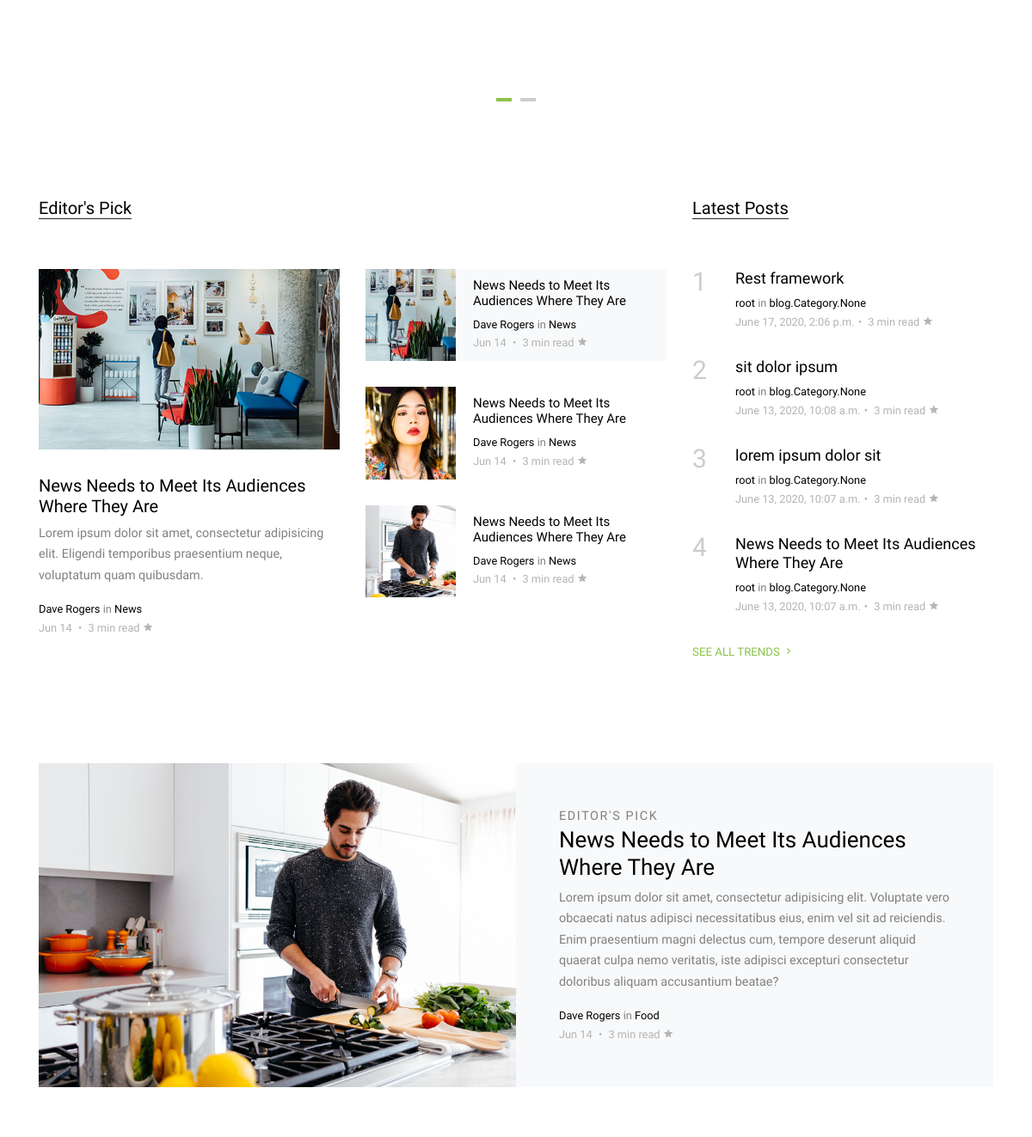
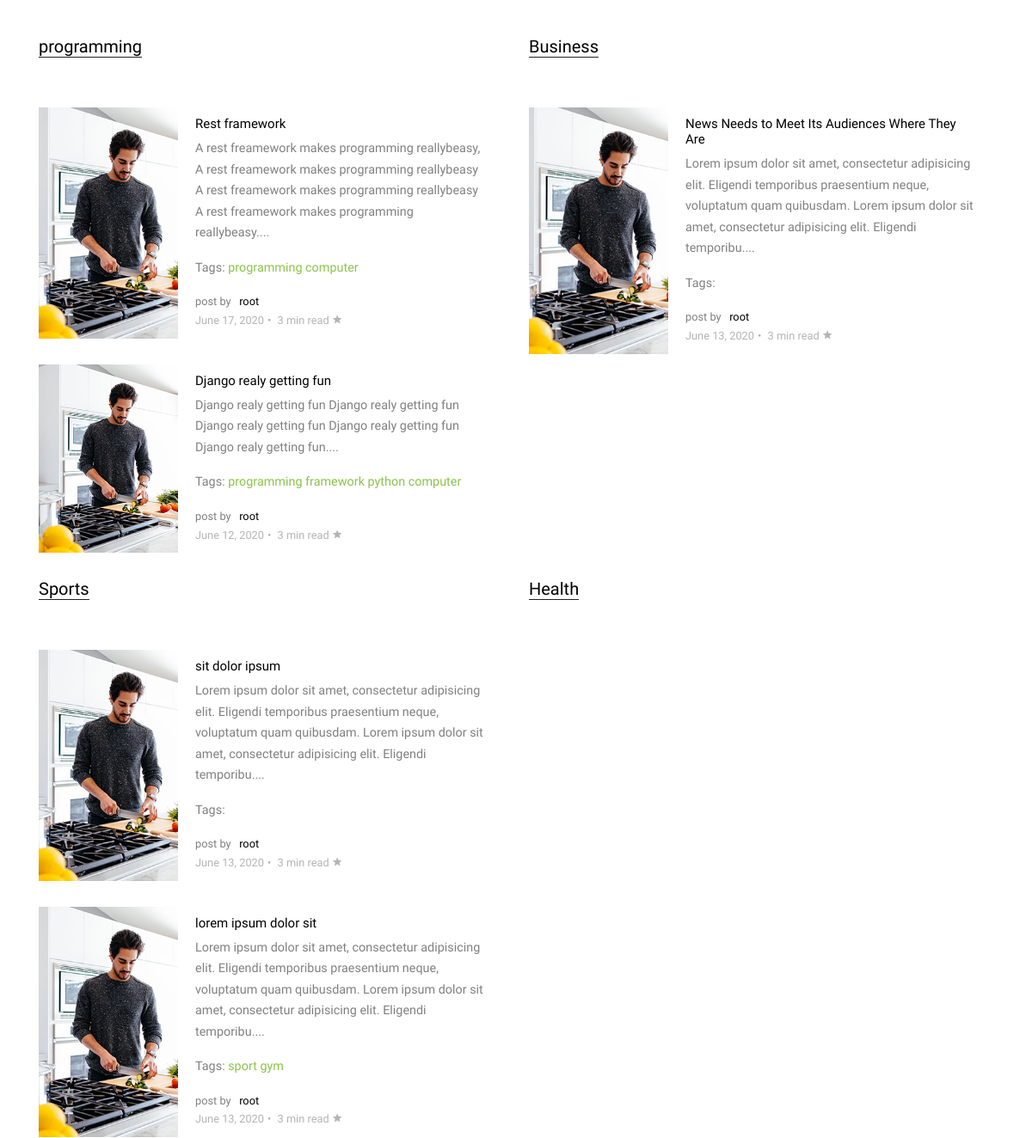
Before: / (middle part) with the older database file (2 pictures, top to bottom).
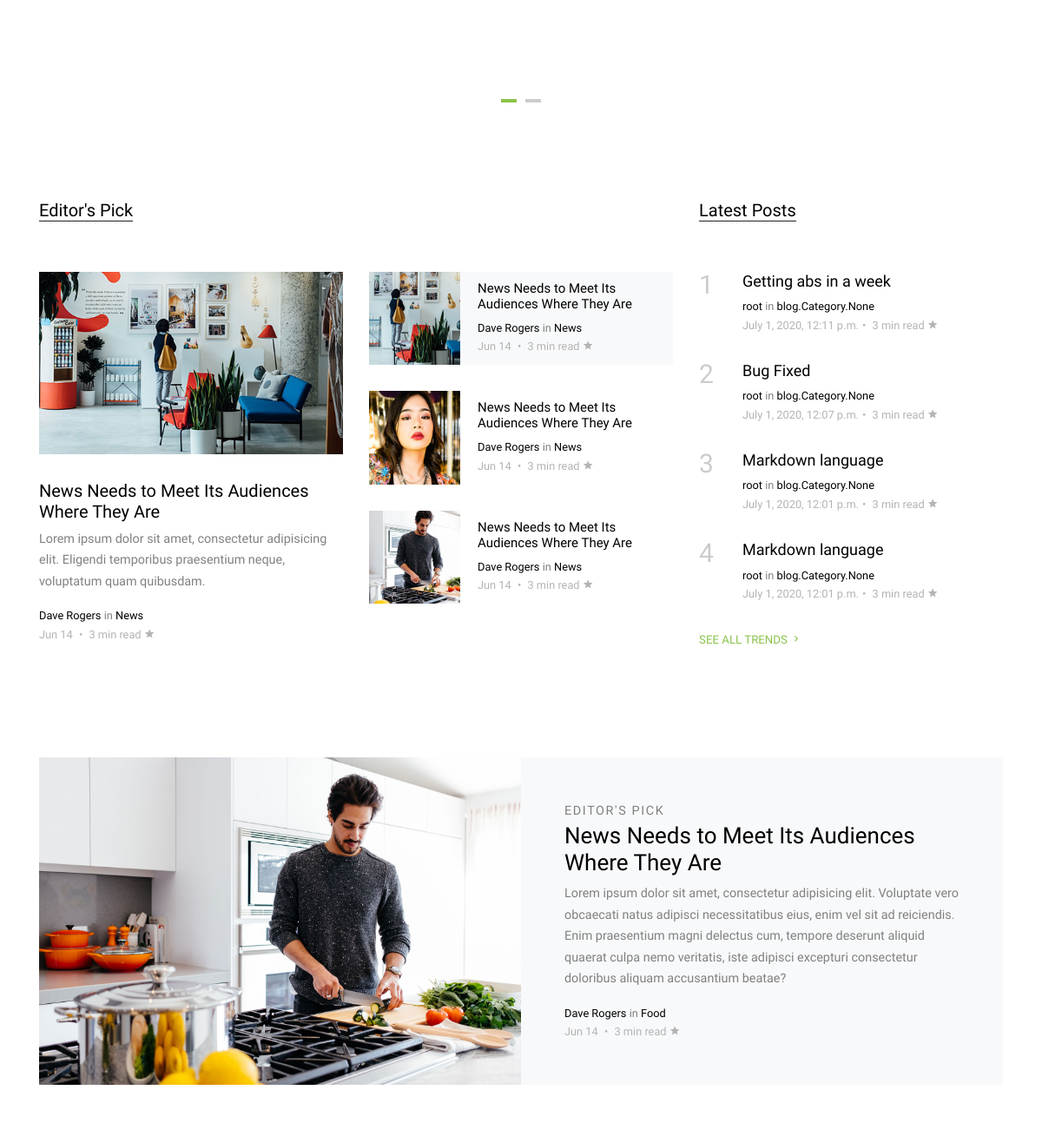
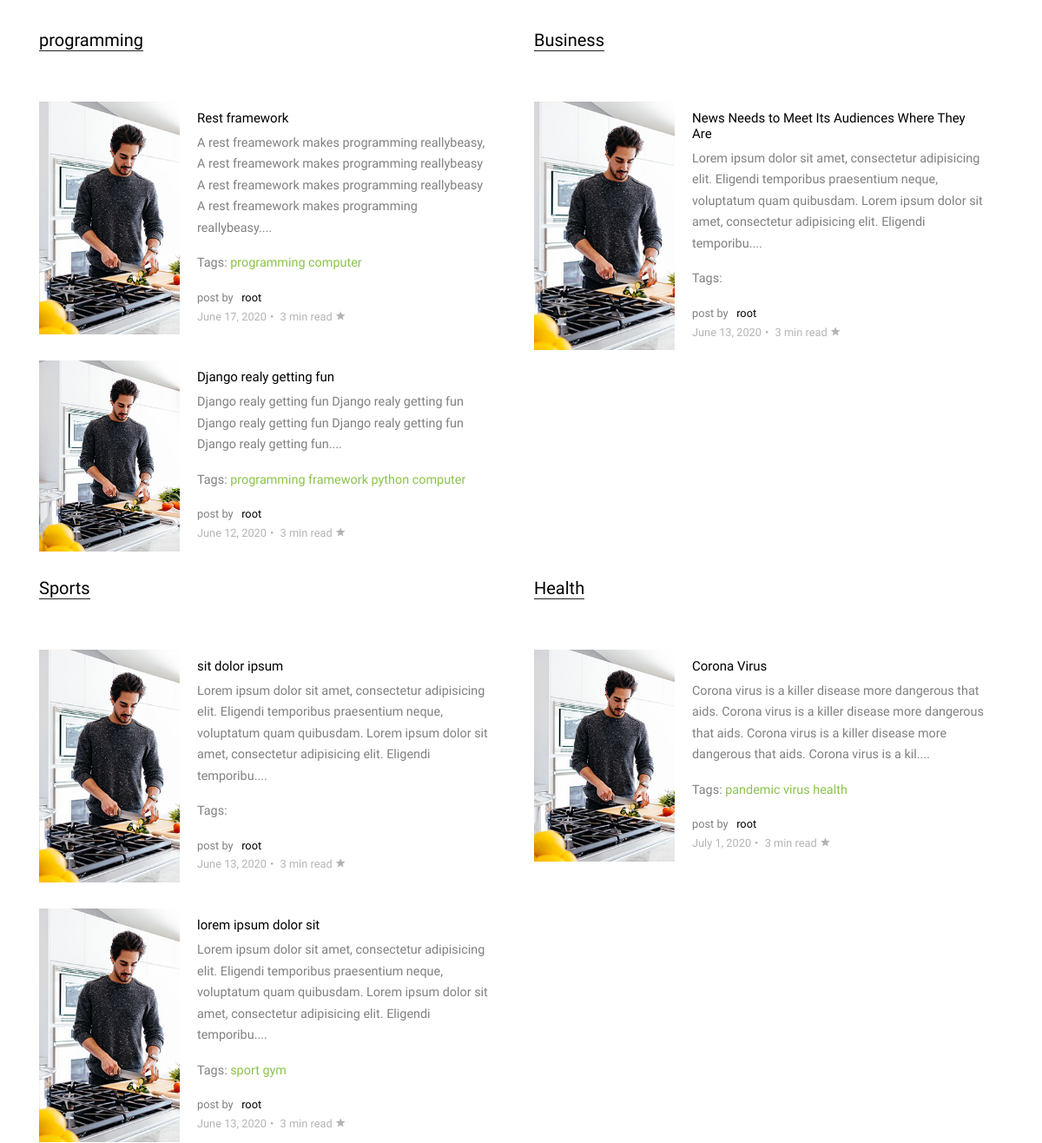
After: the same page with the newer database file (2 pictures, top to bottom).
### blog/models.py (models this page shows, shortened)
class Post(models.Model):
    STATUS_CHOICES = (
        ('draft','Draft'),
        ('published','Published'),
    )
    title = models.CharField(max_length=250)
    slug = models.SlugField(max_length = 250,unique_for_date='publish')
    author = models.ForeignKey(User,on_delete=models.CASCADE,related_name='blog_posts')
    body =  models.TextField()
    category = models.ManyToManyField('Category',related_name='posts')
    publish = models.DateTimeField(default=timezone.now)
    created_on = models.DateTimeField(auto_now_add=True)
    updated_on = models.DateTimeField(auto_now=True)
    status = models.CharField(max_length=10,choices=STATUS_CHOICES,default='draft')
    tags = TaggableManager()
    class Meta:
        ordering = ('-publish',)
    def get_absolute_url(self):
        return reverse('blog:post_detail',
        args = [self.publish.year,
                self.publish.month,
                self.publish.day,
                self.slug])

class Category(models.Model):
    name = models.CharField(max_length = 20)

### blog/views.py (the view)
# urls.py: path('',views.index,name="index"),
def index(request,tag_slug=None):
    posts = Post.objects.all()
    categories = Category.objects.all()
    tag = None
    if tag_slug:
        tag = get_object_or_404(Tag,slug = tag_slug)
        posts = posts.filter(tags__in=[tag])
    context = {
        "posts":posts,
        "categories":categories,
        "tag":tag
    }
    return render(request,'blog/index.html',context)

### blog/templatetags/blog_tags.py (called while the page is built)
@register.inclusion_tag('blog/latest_posts.html')
def latest_posts(count = 5):
    latest_posts = Post.objects.order_by('-publish')[:count]
    return {'latest_posts':latest_posts}

### blog/templates/blog/index.html (shortened to what this page needs)
{% extends "base.html" %}
{% load static %}
{% load blog_tags %}
{% block content %}
    <div class="site-section py-0">
      <div class="owl-carousel hero-slide owl-style">
        <div class="site-section">
        </div>
      </div>
    </div>
    <div class="site-section">
      <div class="container">
        <div class="row">
          <div class="col-lg-8">
            <div class="row">
              <div class="col-12">
                <div class="section-title">
                  <h2>Editor's Pick</h2>
                </div>
              </div>
            </div>
            <div class="row">
              <div class="col-md-6">
                <div class="post-entry-1">
                  <a href="post-single.html"><img src="{% static 'images/img_h_1.jpg' %}" alt="Image" class="img-fluid"></a>
                  <h2><a href="blog-single.html">News Needs to Meet Its Audiences Where They Are</a></h2>
                  <p>Lorem ipsum dolor sit amet, consectetur adipisicing elit. Eligendi temporibus praesentium neque, voluptatum quam quibusdam.</p>
                  <div class="post-meta">
                    <span class="d-block"><a href="#">Dave Rogers</a> in <a href="#">News</a></span>
                    <span class="date-read">Jun 14 <span class="mx-1">&bullet;</span> 3 min read <span class="icon-star2"></span></span>
                  </div>
                </div>
              </div>
              <div class="col-md-6">
                <div class="post-entry-2 d-flex bg-light">
                  <div class="thumbnail" style="background-image: url('{% static "images/img_v_1.jpg" %} ')"></div>
                  <div class="contents">
                    <h2><a href="blog-single.html">News Needs to Meet Its Audiences Where They Are</a></h2>
                    <div class="post-meta">
                      <span class="d-block"><a href="#">Dave Rogers</a> in <a href="#">News</a></span>
                      <span class="date-read">Jun 14 <span class="mx-1">&bullet;</span> 3 min read <span class="icon-star2"></span></span>
                    </div>
                  </div>
                </div>
                <div class="post-entry-2 d-flex">
                  <div class="thumbnail" style="background-image: url('{% static "images/img_v_2.jpg" %} ')"></div>
                  <div class="contents">
                    <h2><a href="blog-single.html">News Needs to Meet Its Audiences Where They Are</a></h2>
                    <div class="post-meta">
                      <span class="d-block"><a href="#">Dave Rogers</a> in <a href="#">News</a></span>
                      <span class="date-read">Jun 14 <span class="mx-1">&bullet;</span> 3 min read <span class="icon-star2"></span></span>
                    </div>
                  </div>
                </div>
                <div class="post-entry-2 d-flex">
                  <div class="thumbnail" style="background-image: url('{% static "images/img_v_3.jpg" %} ')"></div>
                  <div class="contents">
                    <h2><a href="blog-single.html">News Needs to Meet Its Audiences Where They Are</a></h2>
                    <div class="post-meta">
                      <span class="d-block"><a href="#">Dave Rogers</a> in <a href="#">News</a></span>
                      <span class="date-read">Jun 14 <span class="mx-1">&bullet;</span> 3 min read <span class="icon-star2"></span></span>
                    </div>
                  </div>
                </div>
              </div>
            </div>
          </div>
        <div class="col-lg-4">
          <div class="section-title">
          <h2>Latest Posts</h2>
        </div>
                {% latest_posts 4 %}
            <p>
              <a href="#" class="more">See All Trends <span class="icon-keyboard_arrow_right"></span></a>
            </p>
          </div>
        </div>
      </div>
    </div>
    <div class="py-0">
      <div class="container">
        <div class="half-post-entry d-block d-lg-flex bg-light">
          <div class="img-bg" style="background-image: url('{% static "images/big_img_1.jpg" %} ')"></div>
          <div class="contents">
            <span class="caption">Editor's Pick</span>
            <h2><a href="blog-single.html">News Needs to Meet Its Audiences Where They Are</a></h2>
            <p class="mb-3">Lorem ipsum dolor sit amet, consectetur adipisicing elit. Voluptate vero obcaecati natus adipisci necessitatibus eius, enim vel sit ad reiciendis. Enim praesentium magni delectus cum, tempore deserunt aliquid quaerat culpa nemo veritatis, iste adipisci excepturi consectetur doloribus aliquam accusantium beatae?</p>
            <div class="post-meta">
              <span class="d-block"><a href="#">Dave Rogers</a> in <a href="#">Food</a></span>
              <span class="date-read">Jun 14 <span class="mx-1">&bullet;</span> 3 min read <span class="icon-star2"></span></span>
            </div>
          </div>
        </div>
      </div>
    </div>
<div class="site-section">
      <div class="container">
        <div class="row">
        {% for category in categories %}
          <div class="col-lg-6">
            <div class="section-title">
              <h2>{{ category.name }}</h2>
            </div>
            {%for post in category.posts.all %}
            <div class="post-entry-2 d-flex">
              <div class="thumbnail" style="background-image: url('{% static "images/img_v_3.jpg" %} ')"></div>
              <div class="contents">
                <h2><a href="{{ post.get_absolute_url }}">{{ post.title }}</a></h2>
                <p class="mb-3">{{ post.body | slice:":200" }}....</p>
                <p>Tags: {% for tag in post.tags.all %} <a href="{% url 'blog:post_list_by_tag' tag.slug %}"> {{tag.name}} </a>{% endfor %}</p>
                <div class="post-meta">
                  <span class="d-block">post by &nbsp; <a href="#">{{ post.author }}</a></span>
                  <span class="date-read">{{ post.created_on.date}}<span class="mx-1">&bullet;</span> 3 min read <span class="icon-star2"></span></span>
                </div>
              </div>
            </div>
           {% endfor %}
          </div>
          {% endfor %}
        </div>
      </div>
    </div>
{% endblock content %}

### blog/templates/base.html (shortened to what this page needs)
{% load static %}
<!DOCTYPE html>
<html lang="en">
<head>
  <link rel="stylesheet" href="{% static "fonts/icomoon/style.css" %}">
  <link rel="stylesheet" href="{% static "css/bootstrap.min.css" %}">
  <link rel="stylesheet" href="{% static "css/jquery-ui.css" %}">
  <link rel="stylesheet" href="{% static "css/owl.carousel.min.css" %}">
  <link rel="stylesheet" href="{% static "css/owl.theme.default.min.css" %}">
  <link rel="stylesheet" href="{% static "css/owl.theme.default.min.css" %}">
  <link rel="stylesheet" href="{% static "css/jquery.fancybox.min.css" %}">
  <link rel="stylesheet" href="{% static "css/bootstrap-datepicker.css" %}">
  <link rel="stylesheet" href="{% static "fonts/flaticon/font/flaticon.css" %}">
  <link rel="stylesheet" href="{% static "css/aos.css" %}">
  <link href="{% static "css/jquery.mb.YTPlayer.min.css" %}" media="all" rel="stylesheet" type="text/css">
  <link rel="stylesheet" href="{% static "css/style.css" %} ">
</head>
<body data-spy="scroll" data-target=".site-navbar-target" data-offset="300">
  <div class="site-wrap">
{% block content %}
{% endblock content %}
  </div>
</body>
</html>

### blog/templates/blog/latest_posts.html
{% load blog_tags %}
{% for post in latest_posts %}
<div class="trend-entry d-flex">
    <div class="number align-self-start">{{forloop.counter }}</div>
        <div class="trend-contents">
        <h2><a href="{{ post.get_absolute_url }}">{{ post.title }}</a></h2>
        <div class="post-meta">
        <span class="d-block"><a href="#">{{ post.author }}</a> in <a href="#">{{ post.category }}</a></span>
        <span class="date-read">{{post.created_on}}<span class="mx-1">&bullet;</span> 3 min read <span class="icon-star2"></span></span>
        </div>
    </div>
</div>
{% endfor %}

### blog/static/css/style.css (style rules this page uses)
html { overflow-x: hidden; }
body { line-height: 1.7; color: gray; font-weight: 300; font-size: .9rem; }
a { -webkit-transition: .3s all ease; -o-transition: .3s all ease; transition: .3s all ease; }
h1, h2, h3, h4, h5, .h1, .h2, .h3, .h4, .h5 { font-family: "Cabin", -apple-system, BlinkMacSystemFont, "Segoe UI", Roboto, "Helvetica Neue", Arial, sans-serif, "Apple Color Emoji", "Segoe UI Emoji", "Segoe UI Symbol", "Noto Color Emoji"; }
.site-wrap:before { display: none; -webkit-transition: .3s all ease-in-out; -o-transition: .3s all ease-in-out; transition: .3s all ease-in-out; background: rgba(0, 0, 0, 0.6); content: ""; position: absolute; z-index: 2000; top: 0; left: 0; right: 0; bottom: 0; opacity: 0; visibility: hidden; }
.site-section { padding: 2.5em 0; }
@media (min-width: 768px) { .site-section { padding: 7em 0; } }
.owl-slide-3, .owl-slide, .owl-style { position: relative; }
.section-title { color: #000; margin-bottom: 50px; }
.section-title h2 { font-size: 20px; font-weight: 400; border-bottom: 1px solid #222; position: relative; display: inline-block; }
.section-title h2:before { position: absolute; content: ""; height: 1px; background: #777; }
.post-meta { font-size: .8rem; }
.post-meta a { color: #000; }
.date-read { color: #b4b4b4; }
.post-entry-1, .post-entry-2 { font-size: .9rem; margin-bottom: 30px; }
.post-entry-1 img, .post-entry-2 img { margin-bottom: 30px; }
.post-entry-1 h2, .post-entry-2 h2 { font-size: 20px; }
.post-entry-1 h2 a, .post-entry-2 h2 a { color: #000; }
.post-entry-2 { font-size: .9rem; }
.post-entry-2 .thumbnail { background-size: cover; background-position: center; width: 30%; }
.post-entry-2 .contents { width: 70%; padding: 10px 20px; }
.post-entry-2 .contents h2 { font-size: 15px; }
.trend-entry { margin-bottom: 30px; }
.trend-entry .number { -webkit-box-flex: 0; -ms-flex: 0 0 50px; flex: 0 0 50px; font-size: 30px; line-height: 1; color: #ccc; }
.trend-entry .trend-contents h2 { font-size: 18px; }
.trend-entry .trend-contents h2 a { color: #000; }
.caption { font-size: .9rem; text-transform: uppercase; letter-spacing: .1rem; }
.half-post-entry .caption { font-size: .9rem; text-transform: uppercase; letter-spacing: .1rem; }
.half-post-entry .img-bg, .half-post-entry .contents { width: 50%; }
.half-post-entry .img-bg { background-size: cover; background-position: center center; background-repeat: no-repeat; }
.half-post-entry .contents { padding: 50px; font-size: .9rem; height: auto; }
.half-post-entry .contents h2 { font-size: 26px; }
.half-post-entry .contents h2 a { color: #000; }
.more { color: #8bc34a; text-transform: uppercase; font-size: .83rem; }

Changed rows visible on the page:
no longer on one of the page's lists (row unchanged): Post: title "Rest framework", author "root", category "blog.Category.None", created_on "June 17, 2020, 2:06 p.m."
no longer on one of the page's lists (row unchanged): Post: title "News Needs to Meet Its Audiences Where They Are", author "root", category "blog.Category.None", created_on "June 13, 2020, 10:07 a.m."
no longer on one of the page's lists (row unchanged): Post: title "sit dolor ipsum", author "root", category "blog.Category.None", created_on "June 13, 2020, 10:08 a.m."
no longer on one of the page's lists (row unchanged): Post: title "lorem ipsum dolor sit", author "root", category "blog.Category.None", created_on "June 13, 2020, 10:07 a.m."
added Post: title "Getting abs in a week", author "root", category "blog.Category.None", created_on "July 1, 2020, 12:11 p.m.", shown under "Latest Posts"
added Post: title "Bug Fixed", author "root", category "blog.Category.None", created_on "July 1, 2020, 12:07 p.m.", shown under "Latest Posts"
added Post: title "Markdown language", author "root", category "blog.Category.None", created_on "July 1, 2020, 12:01 p.m.", shown under "Latest Posts"
added Post: title "Markdown language", author "root", category "blog.Category.None", created_on "July 1, 2020, 12:01 p.m.", shown under "Latest Posts"
added Post: title "Corona Virus", body "Corona virus is a killer disease more dangerous that aids. Corona virus is a killer disease more dangerous that aids. Corona virus is a killer disease more dangerous that aids. Corona virus is a kil", author "root", created_on "July 1, 2020", shown under Category "Health"
added Tag: name "pandemic", shown under "Corona Virus"
added Tag: name "virus", shown under "Corona Virus"
added Tag: name "health", shown under "Corona Virus"
